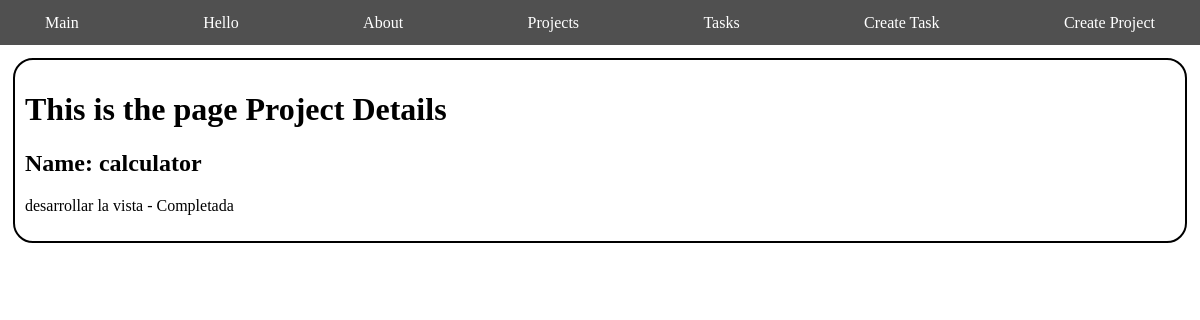
Page /project/1 on the earlier database version.
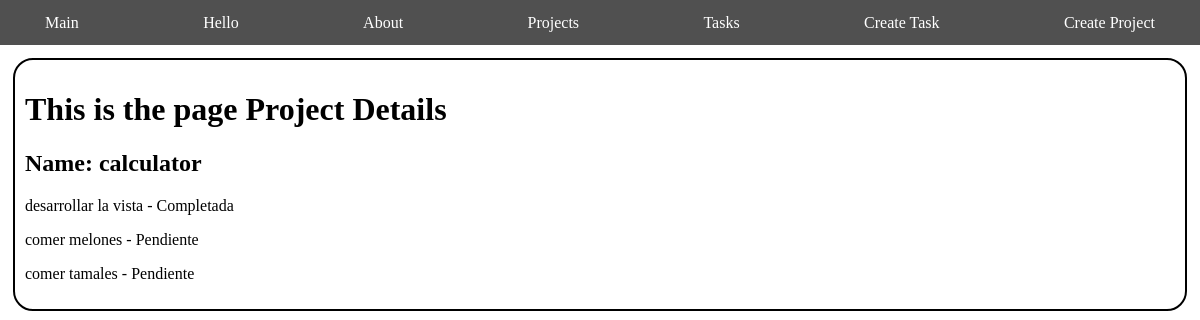
Same page on the later database version.
### queries/models.py (models this page shows, shortened)
class Task(models.Model):
    title = models.CharField(max_length=200)
    description = models.TextField()
    project = models.ForeignKey(Project, on_delete=models.CASCADE)
    done = models.BooleanField(default=False)

### queries/views.py (the view)
# urls.py: path('project/<int:project_id>', views.project_details),
def project_details(request, project_id):
    detail_project = get_object_or_404(Project, id=project_id)
    task_of_project = Task.objects.filter(project_id=project_id)
    return render(request, "projects/project_details.html", {
        "detail": detail_project,
        "tasks": task_of_project
    })

### queries/templates/projects/project_details.html
{% extends 'layouts/navbar.html' %}
{% block content %}
    <h1>This is the page Project Details</h1>
    <h2>Name: {{ detail.name }}</h2>
    <div>
        {% for task in tasks %}
            <div>
                <p>{{ task.title }} - {% if task.done %}Completada{% else %}Pendiente{% endif %}</p>
            </div>
        {% endfor %}
    </div>
{% endblock %}

Differences in the rows shown:
added Task: title "comer melones", done "Pendiente"
added Task: title "comer tamales", done "Pendiente"
